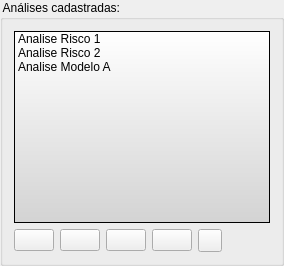
         <widget class="QGroupBox" name="groupBox_5">
          <property name="sizePolicy">
           <sizepolicy hsizetype="Preferred" vsizetype="Preferred">
            <horstretch>2</horstretch>
            <verstretch>0</verstretch>
           </sizepolicy>
          </property>
          <property name="styleSheet">
           <string/>
          </property>
          <property name="title">
           <string> Análises cadastradas: </string>
          </property>
          <layout class="QGridLayout" name="gridLayout_56">
           <item row="0" column="0">
            <widget class="QListWidget" name="analysisListWidget">
             <property name="sizePolicy">
              <sizepolicy hsizetype="Expanding" vsizetype="Expanding">
               <horstretch>0</horstretch>
               <verstretch>0</verstretch>
              </sizepolicy>
             </property>
             <property name="styleSheet">
              <string>background: qlineargradient(x1: 0, y1: 0, x2: 0, y2: 1, stop: 0 white, stop: 1 lightgray);</string>
             </property>
             <item>
              <property name="text">
               <string>Analise Risco 1</string>
              </property>
              <property name="icon">
               <iconset>
                <normaloff>:/data/icons/analise_plano de risco.png</normaloff>:/data/icons/analise_plano de risco.png</iconset>
              </property>
             </item>
             <item>
              <property name="text">
               <string>Analise Risco 2</string>
              </property>
              <property name="icon">
               <iconset>
                <normaloff>:/data/icons/add_analise_plano risco.png</normaloff>:/data/icons/add_analise_plano risco.png</iconset>
              </property>
             </item>
             <item>
              <property name="text">
               <string>Analise Modelo A</string>
              </property>
              <property name="icon">
               <iconset>
                <normaloff>:/data/icons/analizemodel.png</normaloff>:/data/icons/analizemodel.png</iconset>
              </property>
             </item>
            </widget>
           </item>
           <item row="1" column="0">
            <layout class="QGridLayout" name="gridLayout_57">
             <item row="0" column="0">
              <widget class="QPushButton" name="analysisAddRiskBtn">
               <property name="toolTip">
                <string>&lt;html&gt;&lt;head/&gt;&lt;body&gt;&lt;p&gt;Adiciona nova análise com objeto monitorado&lt;/p&gt;&lt;/body&gt;&lt;/html&gt;</string>
               </property>
               <property name="text">
                <string/>
               </property>
               <property name="icon">
                <iconset theme="add-risk-plan-analyse">
                 <normaloff/>
                </iconset>
               </property>
              </widget>
             </item>
             <item row="0" column="1">
              <widget class="QPushButton" name="analysisAddModelBtn">
               <property name="toolTip">
                <string>&lt;html&gt;&lt;head/&gt;&lt;body&gt;&lt;p&gt;Adiciona nova análise baseada em grades&lt;/p&gt;&lt;/body&gt;&lt;/html&gt;</string>
               </property>
               <property name="text">
                <string/>
               </property>
               <property name="icon">
                <iconset theme="add-model-analyse">
                 <normaloff/>
                </iconset>
               </property>
              </widget>
             </item>
             <item row="0" column="2">
              <widget class="QPushButton" name="analysisAddPCDBtn">
               <property name="toolTip">
                <string>&lt;!DOCTYPE HTML PUBLIC &quot;-//W3C//DTD HTML 4.0//EN&quot; &quot;http://www.w3.org/TR/REC-html40/strict.dtd&quot;&gt;
&lt;html&gt;&lt;head&gt;&lt;meta name=&quot;qrichtext&quot; content=&quot;1&quot; /&gt;&lt;style type=&quot;text/css&quot;&gt;
p, li { white-space: pre-wrap; }
&lt;/style&gt;&lt;/head&gt;&lt;body style=&quot; font-family:'MS Shell Dlg 2'; font-size:8.25pt; font-weight:400; font-style:normal;&quot;&gt;
&lt;p style=&quot; margin-top:0px; margin-bottom:0px; margin-left:0px; margin-right:0px; -qt-block-indent:0; text-indent:0px;&quot;&gt;&lt;span style=&quot; font-size:8pt;&quot;&gt;Adiciona nova análise com PCD&lt;/span&gt;&lt;/p&gt;&lt;/body&gt;&lt;/html&gt;</string>
               </property>
               <property name="text">
                <string/>
               </property>
               <property name="icon">
                <iconset theme="add-pcd-data-series">
                 <normaloff/>
                </iconset>
               </property>
              </widget>
             </item>
             <item row="0" column="3">
              <widget class="QPushButton" name="analysisAddTerraMEBtn">
               <property name="toolTip">
                <string>&lt;!DOCTYPE HTML PUBLIC &quot;-//W3C//DTD HTML 4.0//EN&quot; &quot;http://www.w3.org/TR/REC-html40/strict.dtd&quot;&gt;
&lt;html&gt;&lt;head&gt;&lt;meta name=&quot;qrichtext&quot; content=&quot;1&quot; /&gt;&lt;style type=&quot;text/css&quot;&gt;
p, li { white-space: pre-wrap; }
&lt;/style&gt;&lt;/head&gt;&lt;body style=&quot; font-family:'MS Shell Dlg 2'; font-size:8.25pt; font-weight:400; font-style:normal;&quot;&gt;
&lt;p style=&quot; margin-top:0px; margin-bottom:0px; margin-left:0px; margin-right:0px; -qt-block-indent:0; text-indent:0px;&quot;&gt;&lt;span style=&quot; font-size:8pt;&quot;&gt;Adiciona nova análise TerraME&lt;/span&gt;&lt;/p&gt;&lt;/body&gt;&lt;/html&gt;</string>
               </property>
               <property name="text">
                <string/>
               </property>
               <property name="icon">
                <iconset theme="add-terrame-analyse">
                 <normaloff/>
                </iconset>
               </property>
              </widget>
             </item>
             <item row="0" column="4">
              <widget class="QToolButton" name="analysisRemoveBtn">
               <property name="toolTip">
                <string>&lt;html&gt;&lt;head&gt;&lt;meta name=&quot;qrichtext&quot; content=&quot;1&quot; /&gt;&lt;style type=&quot;text/css&quot;&gt;
p, li { white-space: pre-wrap; }
&lt;/style&gt;&lt;/head&gt;&lt;body style=&quot; font-family:'MS Shell Dlg 2'; font-size:8.25pt; font-weight:400; font-style:normal;&quot;&gt;
&lt;p style=&quot; margin-top:0px; margin-bottom:0px; margin-left:0px; margin-right:0px; -qt-block-indent:0; text-indent:0px; font-size:8pt;&quot;&gt;Remove a análise  selecionada&lt;/p&gt;&lt;/body&gt;&lt;/html&gt;</string>
               </property>
               <property name="text">
                <string/>
               </property>
               <property name="icon">
                <iconset theme="remove-selected-analyse">
                 <normaloff/>
                </iconset>
               </property>
              </widget>
             </item>
             <item row="0" column="5">
              <spacer>
               <property name="orientation">
                <enum>Qt::Horizontal</enum>
               </property>
               <property name="sizeHint" stdset="0">
                <size>
                 <width>40</width>
                 <height>20</height>
                </size>
               </property>
              </spacer>
             </item>
            </layout>
           </item>
          </layout>
         </widget>
